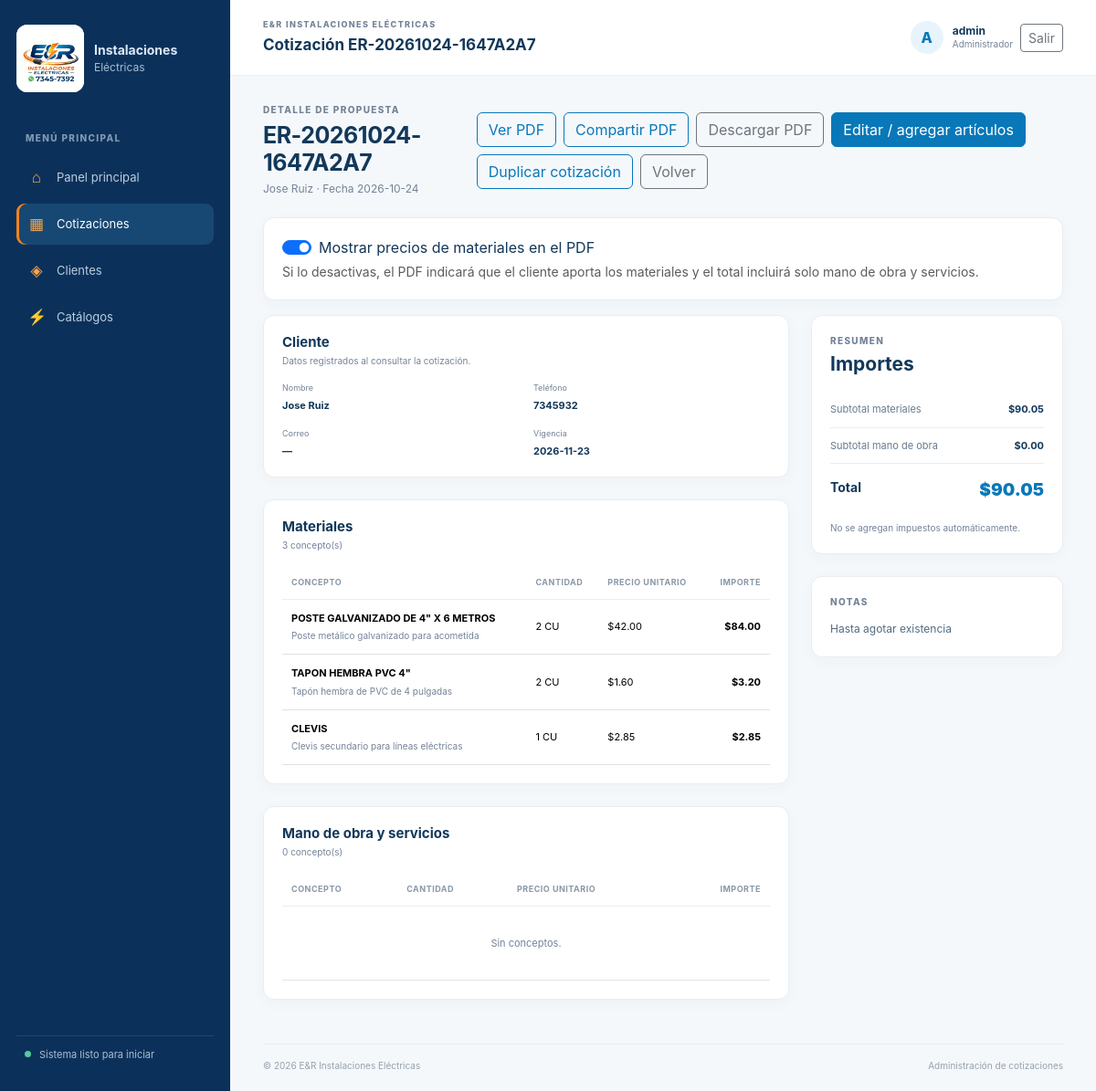
The page /quote_view.php?id=3 (signed in) on the database its author committed.
### tables this page shows
CREATE TABLE `cotizaciones` (
  `id` bigint(20) UNSIGNED NOT NULL,
  `folio` varchar(40) NOT NULL,
  `cliente_id` bigint(20) UNSIGNED NOT NULL,
  `usuario_id` bigint(20) UNSIGNED NOT NULL,
  `fecha` date NOT NULL,
  `vigencia_hasta` date DEFAULT NULL,
  `estado` enum('borrador','enviada','aceptada','rechazada','vencida') NOT NULL DEFAULT 'borrador',
  `notas` text DEFAULT NULL,
  `creado_en` timestamp NOT NULL DEFAULT current_timestamp(),
  `actualizado_en` timestamp NOT NULL DEFAULT current_timestamp() ON UPDATE current_timestamp()
);

CREATE TABLE `clientes` (
  `id` bigint(20) UNSIGNED NOT NULL,
  `nombre` varchar(160) NOT NULL,
  `telefono` varchar(30) DEFAULT NULL,
  `correo` varchar(190) DEFAULT NULL,
  `direccion` varchar(500) DEFAULT NULL,
  `notas` text DEFAULT NULL,
  `creado_en` timestamp NOT NULL DEFAULT current_timestamp(),
  `actualizado_en` timestamp NOT NULL DEFAULT current_timestamp() ON UPDATE current_timestamp()
);

CREATE TABLE `cotizacion_materiales` (
  `id` bigint(20) UNSIGNED NOT NULL,
  `cotizacion_id` bigint(20) UNSIGNED NOT NULL,
  `material_id` bigint(20) UNSIGNED DEFAULT NULL,
  `nombre_snapshot` varchar(160) NOT NULL,
  `descripcion_snapshot` text DEFAULT NULL,
  `unidad_snapshot` varchar(40) NOT NULL,
  `cantidad` decimal(12,3) NOT NULL,
  `precio_unitario_snapshot` decimal(12,2) NOT NULL
);

### app/bootstrap.php (called while the page is built, shortened)
<?php
$config = require __DIR__ . '/../config/config.php';
date_default_timezone_set($config['timezone']);
require_once __DIR__ . '/helpers.php';
function app_config(): array
{
    global $config;
    return $config;
}
function db(): PDO
{
    static $connection;
    if ($connection instanceof PDO) {
        return $connection;
    }
    $database = app_config()['database'];
    $dsn = sprintf(
        'mysql:host=%s;port=%d;dbname=%s;charset=%s',
        $database['host'],
        $database['port'],
        $database['name'],
        $database['charset']
    );
    $connection = new PDO($dsn, $database['username'], $database['password'], [
        PDO::ATTR_ERRMODE => PDO::ERRMODE_EXCEPTION,
        PDO::ATTR_DEFAULT_FETCH_MODE => PDO::FETCH_ASSOC,
        PDO::ATTR_EMULATE_PREPARES => false,
    ]);
    return $connection;
}
function e(string $value): string
{
    return htmlspecialchars($value, ENT_QUOTES | ENT_SUBSTITUTE, 'UTF-8');
}

### app/helpers.php (called while the page is built, shortened)
<?php
function format_money(string|int|float $amount): string
{
    return '$' . number_format((float) $amount, 2, '.', ',');
}
function format_quantity(string|int|float $quantity): string
{
    return rtrim(rtrim(number_format((float) $quantity, 3, '.', ''), '0'), '.');
}
    ?>

### public/quote_view.php (the view, shortened to what this page needs)
<?php
require __DIR__ . '/../app/bootstrap.php';
$quoteId = filter_input(INPUT_GET, 'id', FILTER_VALIDATE_INT);
$statement = db()->prepare(
    'SELECT q.*, c.nombre AS cliente, c.telefono, c.correo, c.direccion, u.nombre_usuario
     FROM cotizaciones q
     INNER JOIN clientes c ON c.id = q.cliente_id
     INNER JOIN usuarios u ON u.id = q.usuario_id
     WHERE q.id = :id'
);
$statement->execute(['id' => $quoteId]);
$quote = $statement->fetch();
$statement = db()->prepare(
    'SELECT nombre_snapshot, descripcion_snapshot, unidad_snapshot, cantidad, precio_unitario_snapshot,
            ROUND(cantidad * precio_unitario_snapshot, 2) AS importe
     FROM cotizacion_materiales WHERE cotizacion_id = :id ORDER BY id'
);
$statement->execute(['id' => $quoteId]);
$materials = $statement->fetchAll();
$statement = db()->prepare(
    'SELECT nombre_snapshot, descripcion_snapshot, unidad_snapshot, cantidad, precio_unitario_snapshot,
            ROUND(cantidad * precio_unitario_snapshot, 2) AS importe
     FROM cotizacion_servicios WHERE cotizacion_id = :id ORDER BY id'
);
$statement->execute(['id' => $quoteId]);
$services = $statement->fetchAll();
$statement = db()->prepare(
    'SELECT
       COALESCE((SELECT SUM(ROUND(cantidad * precio_unitario_snapshot, 2)) FROM cotizacion_materiales WHERE cotizacion_id = :material_quote_id), 0) AS materials_total,
       COALESCE((SELECT SUM(ROUND(cantidad * precio_unitario_snapshot, 2)) FROM cotizacion_servicios WHERE cotizacion_id = :service_quote_id), 0) AS services_total,
       ROUND(
         COALESCE((SELECT SUM(ROUND(cantidad * precio_unitario_snapshot, 2)) FROM cotizacion_materiales WHERE cotizacion_id = :total_material_quote_id), 0)
         + COALESCE((SELECT SUM(ROUND(cantidad * precio_unitario_snapshot, 2)) FROM cotizacion_servicios WHERE cotizacion_id = :total_service_quote_id), 0), 2
       ) AS grand_total'
);
$statement->execute([
    'material_quote_id' => $quoteId,
    'service_quote_id' => $quoteId,
    'total_material_quote_id' => $quoteId,
    'total_service_quote_id' => $quoteId,
]);
$totals = $statement->fetch();
$pageTitle = 'Cotización ' . $quote['folio'];
$pageKey = 'quotes';
require __DIR__ . '/../app/views/header.php';
?>
<div class="page-heading">
    <div><div class="eyebrow">DETALLE DE PROPUESTA</div><h1><?= e($quote['folio']) ?></h1><p><?= e($quote['cliente']) ?> · Fecha <?= e($quote['fecha']) ?></p></div>
    <div class="page-actions">
        <a class="btn btn-outline-primary" id="view-quote-pdf" href="quote_pdf.php?id=<?= (int) $quoteId ?>&amp;inline=1&amp;mostrar_precios_materiales=1" target="_blank" rel="noopener">Ver PDF</a>
        <button class="btn btn-outline-primary" id="share-quote" type="button"
                data-pdf-url="quote_pdf.php?id=<?= (int) $quoteId ?>&amp;mostrar_precios_materiales=1"
                data-file-name="cotizacion-<?= e(preg_replace('/[^A-Za-z0-9_-]/', '-', $quote['folio'])) ?>.pdf"
                data-title="Cotización <?= e($quote['folio']) ?>">Compartir PDF</button>
        <a class="btn btn-outline-secondary" id="download-quote-pdf" href="quote_pdf.php?id=<?= (int) $quoteId ?>&amp;mostrar_precios_materiales=1">Descargar PDF</a>
        <a class="btn btn-primary" href="quote_form.php?id=<?= (int) $quoteId ?>">Editar / agregar artículos</a>
        <form method="post">
            <button class="btn btn-outline-primary" type="submit">Duplicar cotización</button>
        </form>
        <a class="btn btn-outline-secondary" href="quotes.php">Volver</a>
    </div>
</div>
<section class="form-card mb-3">
    <div class="form-check form-switch">
        <input class="form-check-input" id="show-material-prices" type="checkbox" role="switch" checked>
        <label class="form-check-label" for="show-material-prices">Mostrar precios de materiales en el PDF</label>
    </div>
    <div class="form-text">Si lo desactivas, el PDF indicará que el cliente aporta los materiales y el total incluirá solo mano de obra y servicios.</div>
</section>
<div class="row g-4">
    <div class="col-12 col-xl-8">
        <section class="data-card mb-4">
            <div class="card-heading"><div><h2>Cliente</h2><p>Datos registrados al consultar la cotización.</p></div></div>
            <div class="client-summary">
                <div><small>Nombre</small><strong><?= e($quote['cliente']) ?></strong></div>
                <div><small>Teléfono</small><strong><?= e($quote['telefono'] ?: '—') ?></strong></div>
                <div><small>Correo</small><strong><?= e($quote['correo'] ?: '—') ?></strong></div>
                <div><small>Vigencia</small><strong><?= e($quote['vigencia_hasta'] ?: 'Sin fecha') ?></strong></div>
            </div>
        </section>
        <?php foreach ([['title' => 'Materiales', 'items' => $materials], ['title' => 'Mano de obra y servicios', 'items' => $services]] as $section): ?>
            <section class="data-card mb-4">
                <div class="card-heading"><div><h2><?= e($section['title']) ?></h2><p><?= count($section['items']) ?> concepto(s)</p></div></div>
                <div class="table-responsive">
                    <table class="table align-middle data-table">
                        <thead><tr><th>Concepto</th><th>Cantidad</th><th>Precio unitario</th><th class="text-end">Importe</th></tr></thead>
                        <tbody>
                        <?php foreach ($section['items'] as $item): ?>
                            <tr><td><strong><?= e($item['nombre_snapshot']) ?></strong><small><?= e($item['descripcion_snapshot'] ?? '') ?></small></td>
                                <td><?= e(format_quantity($item['cantidad'])) ?> <?= e($item['unidad_snapshot']) ?></td>
                                <td><?= e(format_money($item['precio_unitario_snapshot'])) ?></td>
                                <td class="text-end"><strong><?= e(format_money($item['importe'])) ?></strong></td></tr>
                        <?php endforeach; ?>
                        <?php if ($section['items'] === []): ?><tr><td colspan="4" class="empty-state">Sin conceptos.</td></tr><?php endif; ?>
                        </tbody>
                    </table>
                </div>
            </section>
        <?php endforeach; ?>
    </div>
    <div class="col-12 col-xl-4">
        <section class="form-card quote-total-card">
            <div class="eyebrow">RESUMEN</div><h2>Importes</h2>
            <div class="total-row"><span>Subtotal materiales</span><strong><?= e(format_money($totals['materials_total'])) ?></strong></div>
            <div class="total-row"><span>Subtotal mano de obra</span><strong><?= e(format_money($totals['services_total'])) ?></strong></div>
            <div class="total-row grand-total"><span>Total</span><strong><?= e(format_money($totals['grand_total'])) ?></strong></div>
            <p class="total-note">No se agregan impuestos automáticamente.</p>
        </section>
        <?php if ($quote['notas']): ?><section class="form-card mt-4"><div class="eyebrow">NOTAS</div><p class="quote-notes"><?= nl2br(e($quote['notas'])) ?></p></section><?php endif; ?>
    </div>
</div>
<?php require __DIR__ . '/../app/views/footer.php'; ?>

### app/views/header.php (shortened to what this page needs)
<?php
$pageTitle = $pageTitle ?? 'Panel';
$pageKey = $pageKey ?? '';
$userName = $_SESSION['user_name'] ?? '';
$userRole = ($_SESSION['user_role'] ?? '') === 'operador' ? 'Operador' : 'Administrador';
?>
<!doctype html>
<html lang="es">
<head>
    <link href="https://cdn.jsdelivr.net/npm/bootstrap@5.3.3/dist/css/bootstrap.min.css" rel="stylesheet">
    <link href="assets/css/styles.css?v=20261031-3" rel="stylesheet">
</head>
<body class="app-body">
<div class="app-shell">
    <aside class="sidebar">
        <a class="brand" href="dashboard.php">
            <img class="brand-logo" src="../imagen/logo.jpeg" alt="Logotipo de E&amp;R Instalaciones Eléctricas">
            <span class="brand-copy">
                <strong>Instalaciones</strong>
                <small>Eléctricas</small>
            </span>
        </a>
        <div class="sidebar-label">MENÚ PRINCIPAL</div>
        <nav class="sidebar-nav" aria-label="Navegación principal">
            <a class="nav-item <?= $pageKey === 'dashboard' ? 'active' : '' ?>" href="dashboard.php" <?= $pageKey === 'dashboard' ? 'aria-current="page"' : '' ?>>
                <span class="nav-icon" aria-hidden="true">⌂</span> Panel principal
            </a>
            <a class="nav-item <?= $pageKey === 'quotes' ? 'active' : '' ?>" href="quotes.php" <?= $pageKey === 'quotes' ? 'aria-current="page"' : '' ?>>
                <span class="nav-icon" aria-hidden="true">▦</span> Cotizaciones
            </a>
            <a class="nav-item <?= $pageKey === 'clients' ? 'active' : '' ?>" href="clients.php" <?= $pageKey === 'clients' ? 'aria-current="page"' : '' ?>>
                <span class="nav-icon" aria-hidden="true">◈</span> Clientes
            </a>
            <a class="nav-item <?= in_array($pageKey, ['materials', 'services'], true) ? 'active' : '' ?>" href="materials.php" <?= in_array($pageKey, ['materials', 'services'], true) ? 'aria-current="page"' : '' ?>>
                <span class="nav-icon" aria-hidden="true">⚡</span> Catálogos
            </a>
        </nav>
        <div class="sidebar-bottom">
            <div class="sidebar-status"><span></span> Sistema listo para iniciar</div>
        </div>
    </aside>
    <main class="main-area">
        <header class="topbar">
            <div>
                <div class="eyebrow">E&amp;R INSTALACIONES ELÉCTRICAS</div>
                <div class="topbar-title"><?= e($pageTitle) ?></div>
            </div>
            <div class="user-menu">
                <div class="avatar"><?= e(strtoupper(substr($userName, 0, 1))) ?></div>
                <div class="user-details">
                    <strong><?= e($userName) ?></strong>
                    <small><?= e($userRole) ?></small>
                </div>
                <form action="logout.php" method="post" class="ms-2">
                    <button type="submit" class="btn btn-outline-secondary btn-sm">Salir</button>
                </form>
            </div>
        </header>
        <div class="content-area">

### app/views/footer.php (shortened to what this page needs)
        </div>
        <footer class="app-footer">
            <span>&copy; <?= date('Y') ?> E&amp;R Instalaciones Eléctricas</span>
            <span>Administración de cotizaciones</span>
        </footer>
    </main>
</div>
</body>
</html>

### rows shown on the page
cotizaciones: folio "Cotización ER-20261024-1647A2A7", folio "ER-20261024-1647A2A7", cliente.nombre "Jose Ruiz", fecha "2026-10-24", cliente.telefono "7345932", cliente.correo "—", vigencia_hasta "2026-11-23", notas "Hasta agotar existencia"
cotizacion_materiales: nombre_snapshot "POSTE GALVANIZADO DE 4\" X 6 METROS", descripcion_snapshot "Poste metálico galvanizado para acometida", cantidad "2", unidad_snapshot "CU", precio_unitario_snapshot "$42.00", importe "$84.00"
cotizacion_materiales: nombre_snapshot "TAPON HEMBRA PVC 4\"", descripcion_snapshot "Tapón hembra de PVC de 4 pulgadas", cantidad "2", unidad_snapshot "CU", precio_unitario_snapshot "$1.60", importe "$3.20"
cotizacion_materiales: nombre_snapshot "CLEVIS", descripcion_snapshot "Clevis secundario para líneas eléctricas", cantidad "1", unidad_snapshot "CU", precio_unitario_snapshot "$2.85", importe "$2.85"

### other values the page prints
substr($userName, 0, 1) "A"
$userName "admin"
$userRole "Administrador"
$section['title'] "Materiales"
count($section['items']) "3"
$section['title'] "Mano de obra y servicios"
count($section['items']) "0"
format_money($totals['materials_total']) "$90.05"
format_money($totals['services_total']) "$0.00"
format_money($totals['grand_total']) "$90.05"
